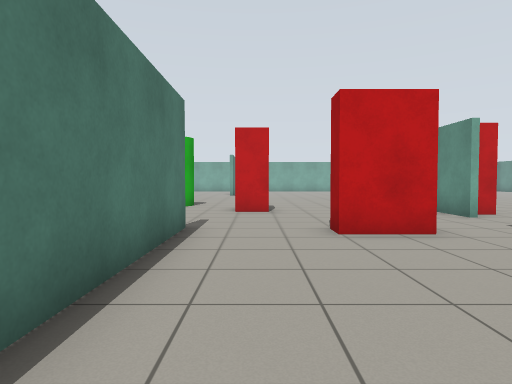
[1] (above)

18 first-person views from a walk through a world built for the Gazebo simulator. The camera is 0.94 m above the floor, tilts 2° down and sees 75° across. The lines on the ground mark 1 m squares. The floor is counted in squares, 1 m on a side. Each view is taken from the middle of a square. On the plan, view 1 faces up. The plan holds only what a view shows up to about 12 squares ahead; the rest is blank.

[2]
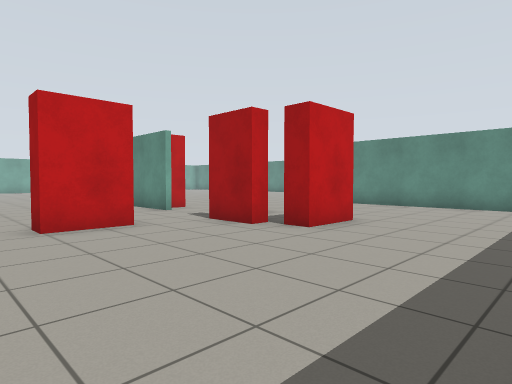

[3]
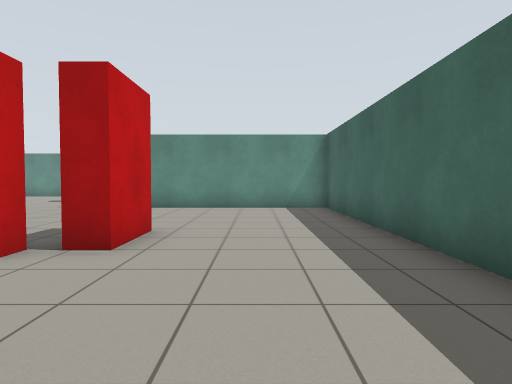

[4]
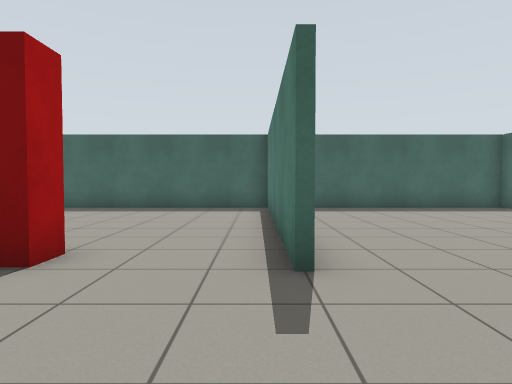

[5]
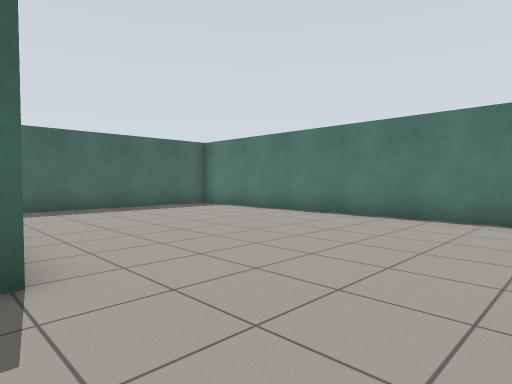

[6]
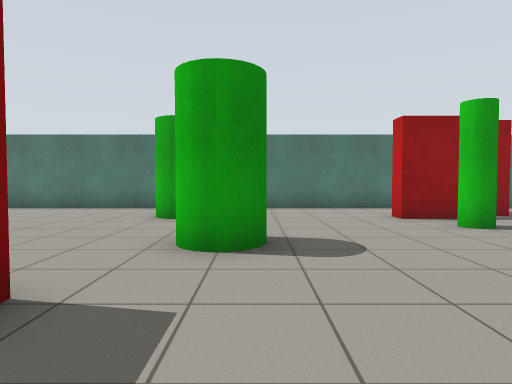

[7]
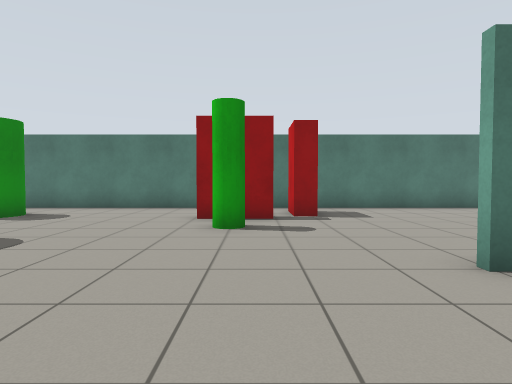

[8]
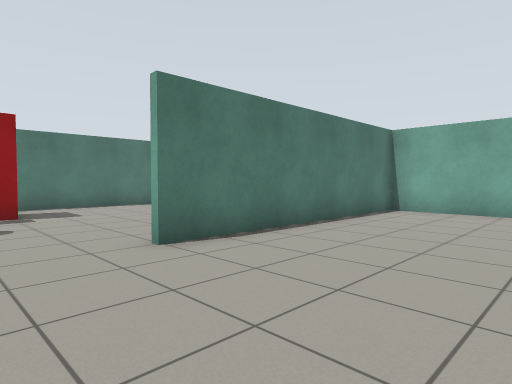

[9]
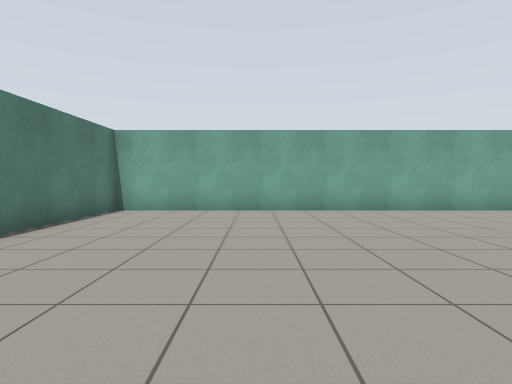

[10]
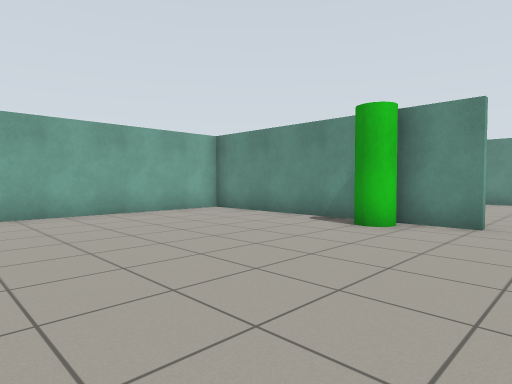

[11]
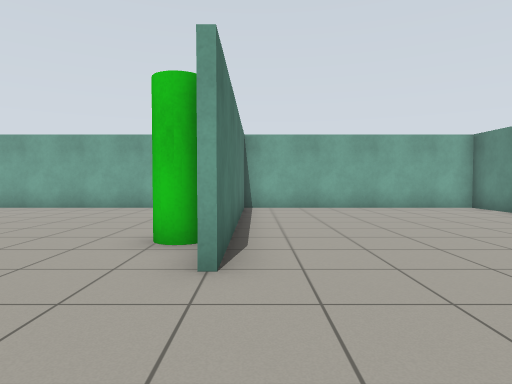

[12]
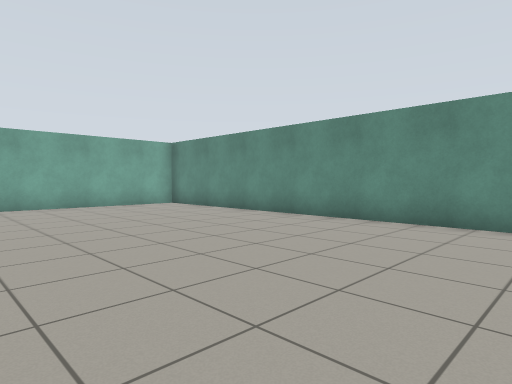

[13]
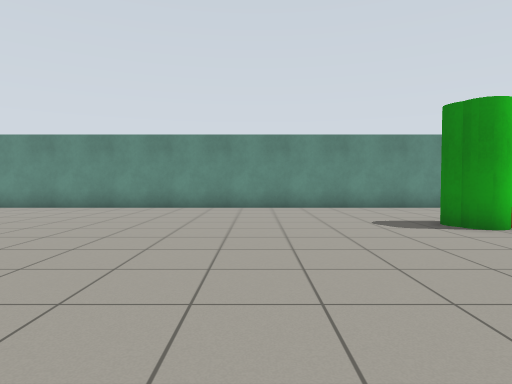

[14]
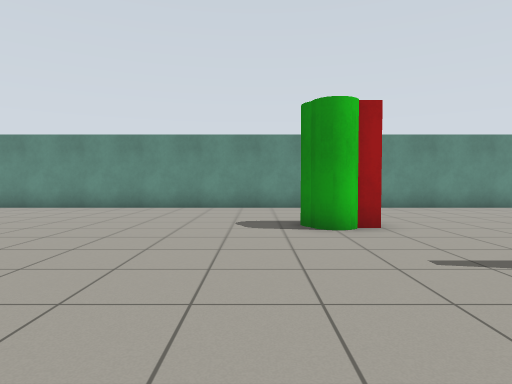

[15]
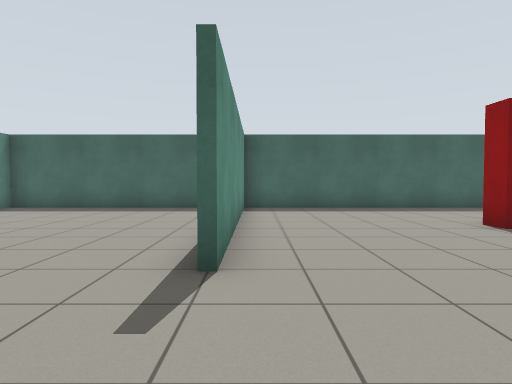

[16]
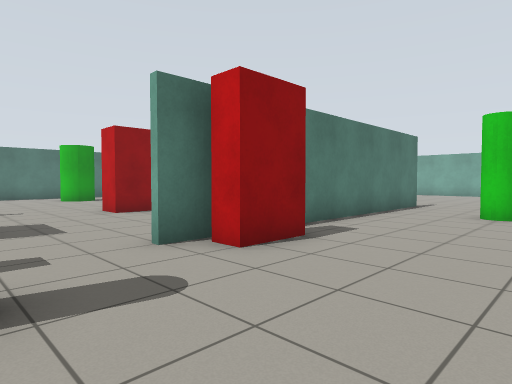

[17]
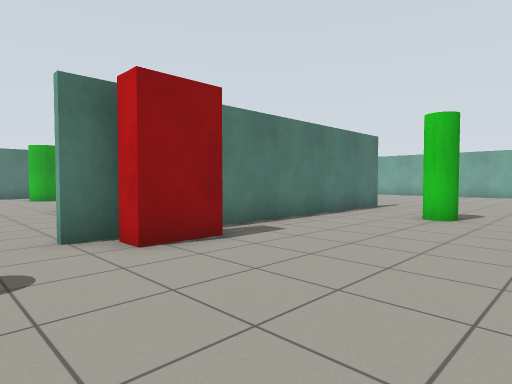

[18]
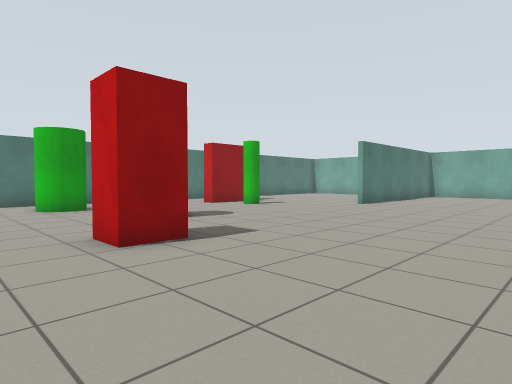

### Floor plan
Points are (right, up) in squares from view 1. A wall is a line through its corners. A room is listed if a view was taken in it or the views show most of it. See-through windows are left out.
Room 1 (views 1, 2, 3, 4, 5, 6, 7, 8, 9, 10, 11, 12, 13, 14, 15, 16, 17, 18)
walls: (5.6, 18.6) (5.6, 11.4); (-1.4, 6.6) (-1.4, -1); (12.4, 20.4) (12.4, 28.4) (-1.4, 28.4) (-1.4, 20.4); (15.3, 8.6) (15.5, 9); (15.4, 8.8) (15.9, 9); (15.4, 8.8) (15.7, 9) (16, 9.1); (-1.5, -1.4) (12.4, -1.4) (12.4, 6.6); (14, -1.4) (20.4, -1.4) (20.4, -0.9); (-9.4, 25.6) (-9.4, 1.4); (20.4, 1.2) (20.4, 28.4) (12.6, 28.4) (12.6, 20.4); (-9.4, -0.9) (-9.4, -1.4) (-3, -1.4)
objects: red box (-8, 19) to (-7, 19); green cylinder (-7, 11) to (-6, 12); red box (-7, 17) to (-6, 18); green cylinder (-5, 17) to (-5, 18); green cylinder (-3, 12) to (-3, 13); red box (0, 10) to (0, 11); red box (2, 6) to (3, 6); red box (5, 4) to (5, 5); red box (6, 3) to (7, 4); red box (6, 9) to (6, 10); green cylinder (8, 16) to (9, 16); green cylinder (12, 22); red box (16, 8)

Positions as (right, up) in squares from view 1, and headings:
1: (0, 0), facing up
2: (0, -1), facing up-right
3: (1, 1), facing right
4: (-1, 10), facing down
5: (-1, 10), facing down-left
6: (2, 13), facing left
7: (2, 18), facing left
8: (3, 18), facing up-left
9: (3, 18), facing up
10: (5, 19), facing up-right
11: (13, 17), facing up
12: (13, 16), facing up-right
13: (9, 13), facing right
14: (9, 10), facing right
15: (12, 10), facing down
16: (10, 6), facing up-left
17: (11, 7), facing up-left
18: (5, 8), facing up-left
